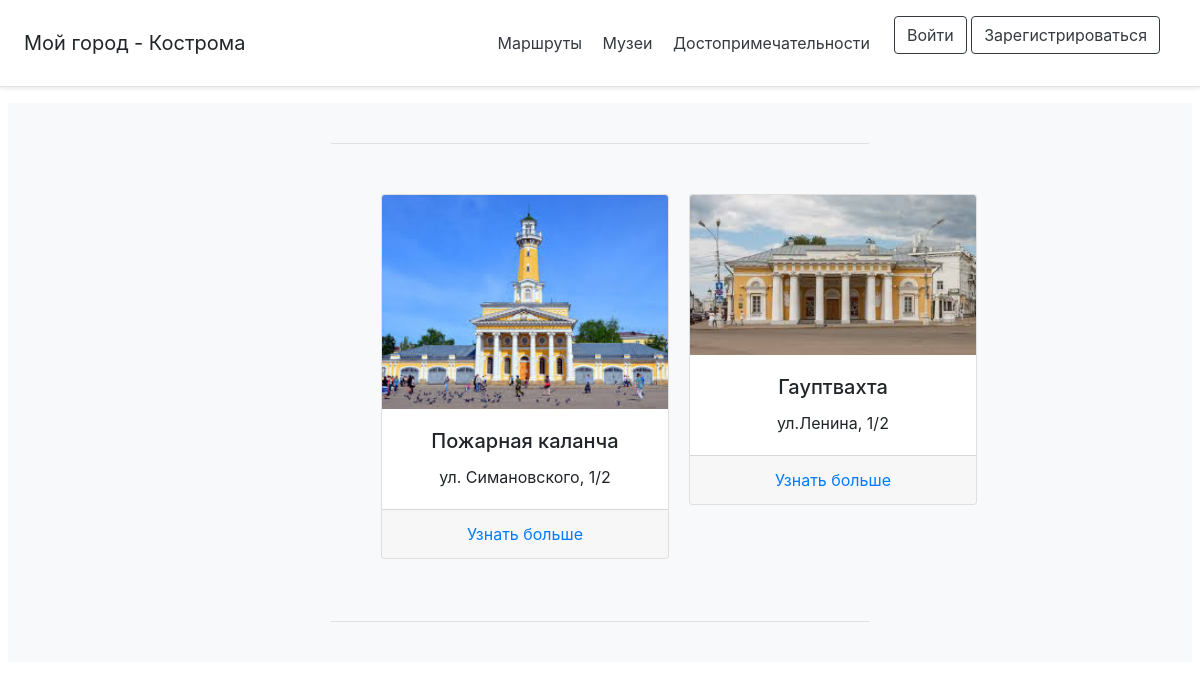
The page /museums on the database its author committed.
### data/building.py (models this page shows)
class Building(SqlAlchemyBase):
    __tablename__ = 'building'
    id = sqlalchemy.Column(sqlalchemy.Integer,
                           primary_key=True, autoincrement=True)
    title = sqlalchemy.Column(sqlalchemy.String, nullable=True)
    content = sqlalchemy.Column(sqlalchemy.String)
    adress = sqlalchemy.Column(sqlalchemy.String)
    image = sqlalchemy.Column(sqlalchemy.String, nullable=True)
    categories_id = sqlalchemy.Column(sqlalchemy.Integer,
                                sqlalchemy.ForeignKey("categories.id"))
    routes_id = sqlalchemy.Column(sqlalchemy.Integer,
                                      sqlalchemy.ForeignKey("routes.id"))
    categories = orm.relation('Categories')
    routes = orm.relation('Routes')
    users = orm.relation("User",secondary="association", backref="user")

### main.py (the view)
@app.route('/museums')
def museums():
    session = db_session.create_session()
    b = session.query(Building).filter(Building.categories_id == 2)
    return render_template('museums.html', title='Карта музеев Костромы', items=b)

### data/db_session.py (called while the page is built)
def create_session() -> Session:
    global __factory
    return __factory()

### templates/museums.html
{% extends "base.html" %}
{% block content %}
        <div class="container-fluid" style="margin:50px;">
        <div class="row" >
        <div class="card-columns">
            {% for item in items %}
            <div class="card" style="width: 18rem;">
                    <img class="card-img-top" src={{item.image}} alt="Card image cap">
                    <div class="card-body">
                    <h5 class="card-title">{{item.title}}</h5>
                    <p class="card-text">{{item.adress}}</p>
                    </div>
            <div class="card-footer">
               <a href="{{url_for('museum_id', attrac_id=item.id)}}"  class="card-link">Узнать больше</a>
            </div>
            </div>
        {% endfor %}
          </div>
        </div>
    </div>
{% endblock %}

### static/css/style2.css (style rules this page uses)
@media (min-width: 576px) { .card-columns { -webkit-column-count: 2; column-count: 2 } }
@media (min-width: 768px) { .card-columns { -webkit-column-count: 2; column-count: 2 } }
@media (min-width: 992px) { .card-columns { -webkit-column-count: 2; column-count: 2 } }

### rows shown on the page
Building: image (picture), title "Пожарная каланча", adress "ул. Симановского, 1/2"
Building: image (picture), title "Гауптвахта", adress "ул.Ленина, 1/2"
